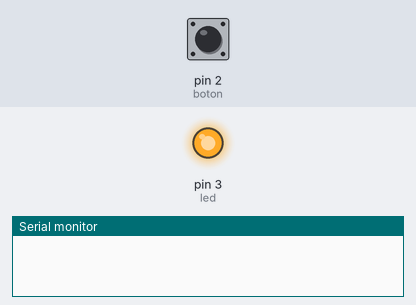
Bench run of a sketch on a simulated Arduino Uno, built with avr-gcc and run on an emulated ATmega328P. On the bench: output pins drawn as LEDs (lit = HIGH), the last lines printed to the serial monitor. The inputs (shaded band) are chosen by the test bench; at power-on: pin 2 (boton) LOW.

Above: at 0.5 s.
At 9.7 s:
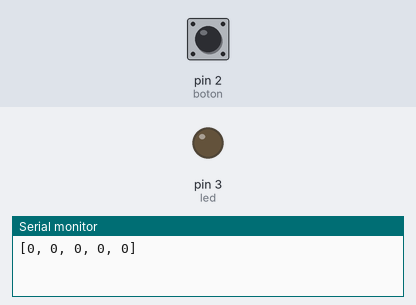
Timing chart, 0 to 16.3 s (numbered marks = the images above):
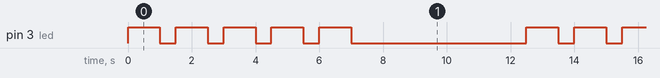

Measured:
- by itself, pin 3 (led): repeats every 12.5 s: 4 × (LOW 0.50 s, HIGH 1.0 s), LOW 5.5 s, HIGH 1.0 s
- by itself, everything shown: repeats every 12.5 s, in 10 steps

The sketch:

EJ12.ino
```cpp
#define led 3
#define boton 2
void setup()
{
  pinMode(led, OUTPUT);
  pinMode (boton, INPUT);
  Serial.begin(9600);
}

void loop()
{
  int secuencia[] = {0, 0, 0, 0, 0};
  for(int i = 0; i < (sizeof(secuencia)/sizeof(int)); i++)
  {

    digitalWrite(led, HIGH);
    delay(1000);
    int estadoBot = digitalRead(boton);
    digitalWrite(led, LOW);
    secuencia[i] = estadoBot;
    delay(500);

  }

  Serial.print("[");
  for(int i = 0; i < (sizeof(secuencia)/sizeof(int)); i++)
  {

    Serial.print(secuencia[i]);

    if (i !=4)
    {

      Serial.print(", ");

    }
    else
    {

      Serial.println("]");

    }
  }
  delay(5000);
}
```
